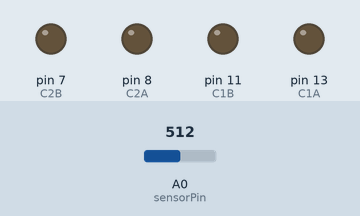
A sketch run on a simulated Arduino Uno, built with avr-gcc and run on an emulated ATmega328P. Parts: output pins drawn as LEDs (lit = HIGH). The inputs (shaded band) are chosen by the test bench; at power-on: A0 (sensorPin) = 512.

Above: at 1.2 s.
1.3 s: A0 (sensorPin) set to 682
2.8 s: A0 (sensorPin) set to 707
At 3.9 s:
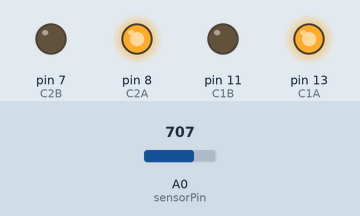
4.3 s: A0 (sensorPin) set to 690
At 5.0 s:
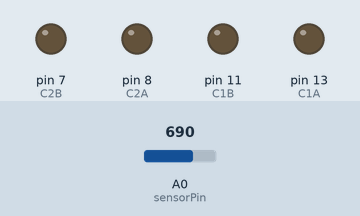
5.8 s: A0 (sensorPin) set to 710
At 6.2 s:
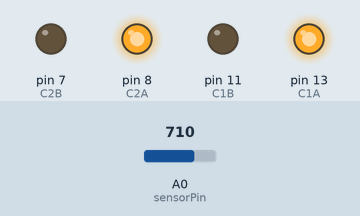
Timing chart, 0 to 8.3 s (numbered marks = the images above; inputs shaded):
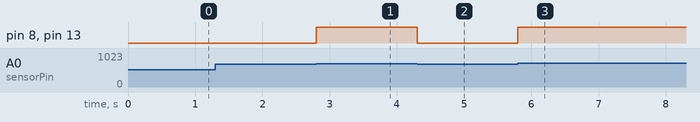

Measured:
- the behaviour switches between 700 and 701 on A0 (sensorPin) (found by bisection; images 0 and 1)
- after the input at 1.3 s, every drawn part: stays the same
- after the input at 2.8 s, pin 8 (C2A), pin 13 (C1A): LOW → HIGH at once
- after the input at 4.3 s, pin 8 (C2A), pin 13 (C1A): HIGH → LOW at once
- after the input at 5.8 s, pin 8 (C2A), pin 13 (C1A): LOW → HIGH at once

The sketch:

ldr_motor.ino
```cpp
int sensorPin=A0;//select the inputpin for LDR
int sensorValue=0;
#define C1A 13
#define C1B 11
#define C2A 8
#define C2B 7
void setup(){
  pinMode(C1A,OUTPUT);
  pinMode(C1B,OUTPUT);
  pinMode(C2A,OUTPUT);
  pinMode(C2B,OUTPUT);
}
void loop(){
  ldr();
  if (sensorValue > 700)
    forward();
  else
    Stop();
}
void forward(){
  digitalWrite(C1A, HIGH);
  digitalWrite(C1B, LOW);
  digitalWrite(C2A, HIGH);
  digitalWrite(C2B, LOW);
}
void Stop(){
  digitalWrite(C1A, LOW);
  digitalWrite(C1B, LOW);
  digitalWrite(C2A, LOW);
  digitalWrite(C2B, LOW);

}
void ldr(){
  sensorValue = analogRead(sensorPin);

}
```
